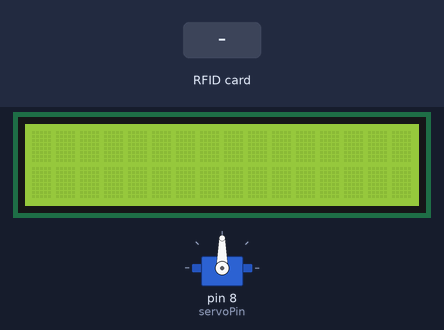
The sketch below on a simulated Arduino Uno, built with avr-gcc and run on an emulated ATmega328P. Shown: servo, 16×2 character LCD. Inputs (shaded band) come from the test bench.

Above: at 1.3 s.
1.4 s: RFID card 5E 7A 19 C4 held to the reader
At 2.6 s:
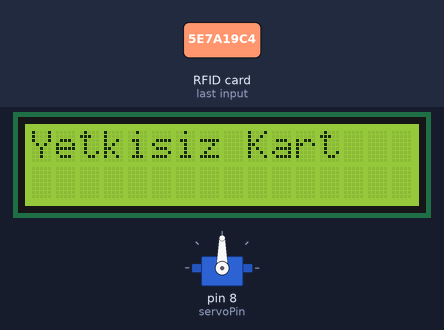
At 4.1 s:
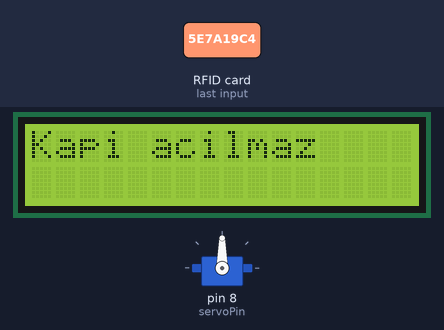
Timing chart, 0 to 5.6 s (numbered marks = the images above; inputs shaded):
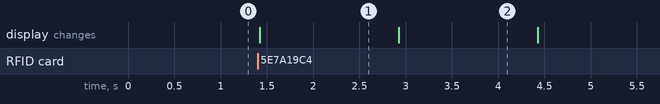

Measured:
- after the input at 1.4 s, the display: changes at once (image 1)
- what the display in image 1 shows lasts 1.5 s, from 1.4 s to 2.9 s

The sketch:

rfid_card_reader_door_lock.ino
```cpp
#include <SPI.h>                          //SPI kütüphanemizi tanımlıyoruz.
#include <MFRC522.h>                      //MFRC522 kütüphanemizi tanımlıyoruz.
#include <Servo.h>                        //Servo kütüphanemizi tanımlıyoruz.
#include<LiquidCrystal.h>                 //LiquidCrystal kütüphanemizi tanımlıyoruz.
LiquidCrystal lcd(7,6,5,4,3,2);           //lcd ekranının kullanacağımız pinlerini belirtip nesnesini oluşturuyoruz

int RST_PIN = 9;                          //RC522 modülü reset pinini tanımlıyoruz.
int SS_PIN = 10;                          //RC522 modülü chip select pinini tanımlıyoruz.
int servoPin = 8;                         //Servo motor pinini tanımlıyoruz.

Servo motor;                              //Servo motor için değişken oluşturuyoruz.
MFRC522 rfid(SS_PIN, RST_PIN);            //RC522 modülü ayarlarını yapıyoruz.
byte ID[4]={51,181,205,2};                //Yetkili kart ID'sini tanımlıyoruz.


void setup() {
  motor.attach(servoPin);                 //Servo motor pinini motor değişkeni ile ilişkilendiriyoruz.
  Serial.begin(9600);                     //Seri haberleşmeyi başlatıyoruz.
  SPI.begin();                            //SPI iletişimini başlatıyoruz.
  rfid.PCD_Init();                        //RC522 modülünü başlatıyoruz.
  lcd.begin(16,2);                        //Lcd ekranın 16x2 olduğunu belirttik.

}

void loop() {

  if ( ! rfid.PICC_IsNewCardPresent())    //Yeni kartın okunmasını bekliyoruz.
    return;

  if ( ! rfid.PICC_ReadCardSerial())      //Kart okunmadığı zaman bekliyoruz.
    return;

  if (rfid.uid.uidByte[0] == ID[0] &&     //Okunan kart ID'si ile ID değişkenini karşılaştırıyoruz.
    rfid.uid.uidByte[1] == ID[1] &&
    rfid.uid.uidByte[2] == ID[2] &&
    rfid.uid.uidByte[3] == ID[3] ) {
        lcd.setCursor(0, 0);       //Bu işlev imleci ve herhangi bir yazılı metni ekranın herhangi bir yerine yerleştiriyoruz.
        lcd.print("Kapi acildi");  //Lcd ekrana metin yazdırıyoruz.
        delay(1500);               //delay işlevi ile bekletiyoruz.
        lcd.clear();               //Bu işlev, LCD’de halihazırda görüntülenen herhangi bir metni veya veriyi siliyoruz.
        lcd.print("iyi gunler");   //Lcd ekrana metin yazdırıyoruz.
        delay(1500);               //delay işlevi ile bekletiyoruz.
        lcd.clear();               //Bu işlev, LCD’de halihazırda görüntülenen herhangi bir metni veya veriyi siliyoruz.
        motor.write(180);                 //Servo motoru 180 dereceye getiriyoruz.
        delay(2000);
        motor.write(0);                   //Servo motoru 0 dereceye getiriyoruz.
        delay(1000);
    }
    else{                                 //Yetkisiz girişte içerideki komutlar çalıştırılır.
      lcd.clear();                        //Bu işlev, LCD’de halihazırda görüntülenen herhangi bir metni veya veriyi siliyoruz.
      lcd.setCursor(0, 0);                //Bu işlev imleci ve herhangi bir yazılı metni ekranın herhangi bir yerine yerleştiriyoruz.
      lcd.print("Yetkisiz Kart");         //Lcd ekrana metin yazdırıyoruz.
      delay(1500);                        //delay işlevi ile bekletiyoruz.
      lcd.clear();                        //Bu işlev, LCD’de halihazırda görüntülenen herhangi bir metni veya veriyi siliyoruz.
      lcd.print("Kapi acilmaz");          //Lcd ekrana metin yazdırıyoruz.
      delay(1500);                        //delay işlevi ile bekletiyoruz.
      lcd.clear();                        //Bu işlev, LCD’de halihazırda görüntülenen herhangi bir metni veya veriyi siliyoruz.
    }
  rfid.PICC_HaltA();
}
```
